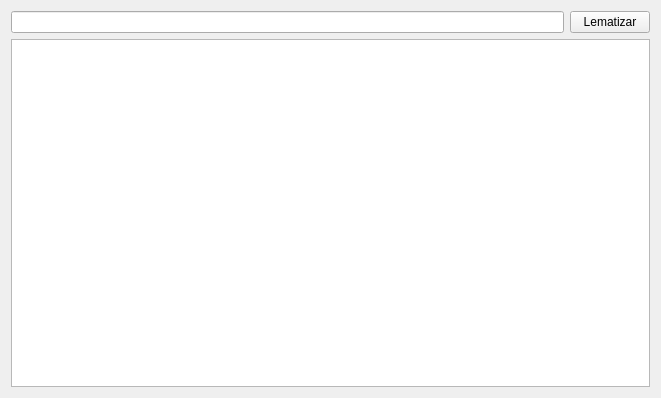
<?xml version="1.0" encoding="UTF-8"?>
<ui version="4.0">
 <class>MainWindow</class>
 <widget class="QMainWindow" name="MainWindow">
  <property name="geometry">
   <rect>
    <x>0</x>
    <y>0</y>
    <width>661</width>
    <height>398</height>
   </rect>
  </property>
  <property name="windowTitle">
   <string>PoC Lemmatizer</string>
  </property>
  <widget class="QWidget" name="centralWidget">
   <layout class="QGridLayout" name="gridLayout_2">
    <item row="0" column="0">
     <layout class="QGridLayout" name="gridLayout">
      <item row="0" column="0">
       <widget class="QLineEdit" name="input"/>
      </item>
      <item row="0" column="1">
       <widget class="QPushButton" name="lemmatButton">
        <property name="text">
         <string>Lematizar</string>
        </property>
       </widget>
      </item>
      <item row="1" column="0" colspan="2">
       <widget class="QPlainTextEdit" name="output">
        <property name="enabled">
         <bool>true</bool>
        </property>
        <property name="font">
         <font>
          <family>Courier 10 Pitch</family>
         </font>
        </property>
        <property name="readOnly">
         <bool>true</bool>
        </property>
        <property name="backgroundVisible">
         <bool>false</bool>
        </property>
       </widget>
      </item>
     </layout>
    </item>
   </layout>
  </widget>
 </widget>
 <layoutdefault spacing="6" margin="11"/>
 <resources/>
 <connections/>
</ui>
